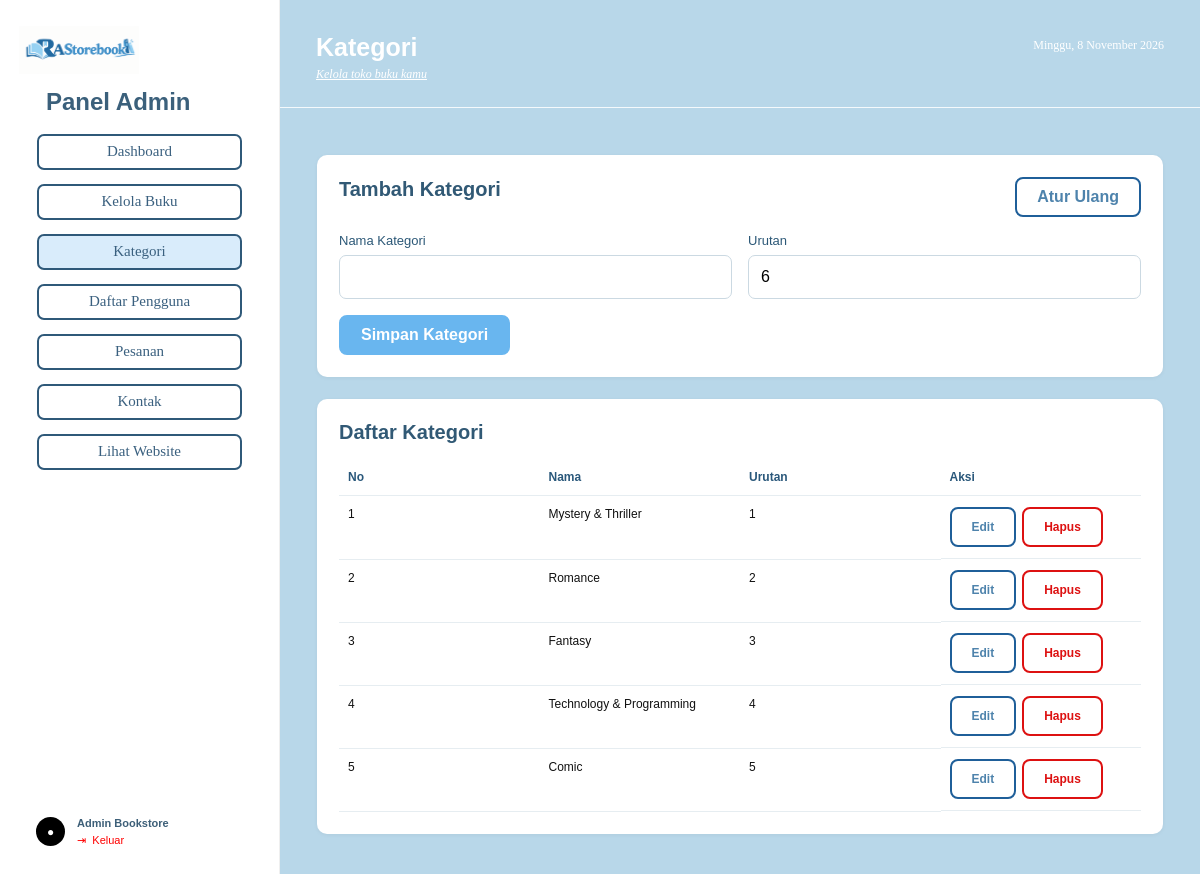
Screenshot of /admin/categories.php (signed in) with the database file from the repository.
### tables this page shows
CREATE TABLE categories(
    id INT AUTO_INCREMENT PRIMARY KEY,
    name VARCHAR(100) NOT NULL UNIQUE,
    sort_order INT NOT NULL,
    created_at TIMESTAMP DEFAULT CURRENT_TIMESTAMP
);

### includes/functions.php (called while the page is built, shortened)
<?php
function e($value)
{
    return htmlspecialchars(
        (string) $value,
        ENT_QUOTES,
        'UTF-8'
    );
}
?>

### admin/categories.php (the view, shortened to what this page needs)
<?php
require_once __DIR__ . '/../config/database.php';
require_once __DIR__ . '/../includes/functions.php';
$edit = null;
$rows = $pdo->query(
    'SELECT * FROM categories ORDER BY sort_order, id'
)->fetchAll();
require __DIR__ . '/../includes/admin_header.php';
?>
<div class="admin-panel">
    <div class="toolbar">
        <h2>
            <?= $edit ? 'Edit Kategori' : 'Tambah Kategori' ?>
        </h2>
        <a
            class="btn btn-outline admin-actions"
            href="categories.php"
        >
            Atur Ulang
        </a>
    </div>
    <form class="form-grid" method="post">
        <div>
            <label>Nama Kategori</label>
            <input
                name="name"
                value="<?= e($edit['name'] ?? '') ?>"
                required
            >
        </div>
        <div>
            <label>Urutan</label>
            <input
                type="number"
                name="sort_order"
                value="<?= e($edit['sort_order'] ?? (((int)$pdo->query('SELECT COALESCE(MAX(sort_order),0) FROM categories')->fetchColumn()) + 1)) ?>"
            >
        </div>
        <div class="full">
            <button
                class="btn btn-primary"
                type="submit"
            >
                Simpan Kategori
            </button>
        </div>
    </form>
</div>
<div class="admin-panel">
    <h2>Daftar Kategori</h2>
    <div class="table-wrap">
        <table class="data-table">
            <thead>
                <tr>
                    <th>No</th>
                    <th>Nama</th>
                    <th>Urutan</th>
                    <th>Aksi</th>
                </tr>
            </thead>
            <tbody>
                <?php foreach ($rows as $index => $row): ?>
                    <tr>
                        <td><?= $index + 1 ?></td>
                        <td><?= e($row['name']) ?></td>
                        <td><?= e($row['sort_order']) ?></td>
                        <td class="actions">
                            <a
                                class="btn btn-outline admin-actions"
                                href="?edit=<?= $row['id'] ?>"
                            >
                                Edit
                            </a>
                            <a
                                class="btn admin-actions"
                                style="color: #d11; border-color: #d11"
                                data-confirm="Hapus kategori ini?"
                                href="?delete=<?= $row['id'] ?>"
                            >
                                Hapus
                            </a>
                        </td>
                    </tr>
                <?php endforeach; ?>
            </tbody>
        </table>
    </div>
</div>
<?php require __DIR__ . '/../includes/admin_footer.php'; ?>

### assets/css/style.css (style rules this page uses)
:root { --navy:#1f5279; --navy-dark:#143b59; --blue:#a9d7f6; --blue-soft:#edf9ff; --blue-pale:#dff1ff; --blue-panel:#b8d8ea; --line:#1f5f99; --ink:#111; --muted:#73787c; --white:#fff; --red:#ef3b3b; --green:#1f8a52; --shadow:0 3px 14px rgba(16,56,84,.10); }
* { box-sizing:border-box; }
html { scroll-behavior:smooth; }
body { margin:0; color:var(--ink); font-family:"Poppins",Arial,sans-serif; background:#fff; }
a { text-decoration:none; color:inherit; }
button,input,select,textarea { font:inherit; }
button { cursor:pointer; }
.btn { display:inline-flex; align-items:center; justify-content:center; min-height:40px; padding:9px 20px; border-radius:8px; border:2px solid var(--line); font-weight:600; transition:.2s; }
.btn-primary { background:#69b6ef; color:#fff; border-color:#69b6ef; }
.btn-outline { background:#fff; color:#4e83ac; }
.form-grid { display:grid; grid-template-columns:repeat(2, minmax(0, 1fr)); gap:16px; min-width:0; }
.form-grid .full { grid-column:1/-1; }
.form-grid label { font-size:13px; color:#2c5877; display:block; margin-bottom:7px; }
.form-grid input,.form-grid select,.form-grid textarea { width:100%; padding:12px; border:1px solid #cbd9e2; border-radius:7px; outline:0; background:#fff; }
.table-wrap { width:100%; max-width:100%; min-width:0; overflow-x:hidden; overflow-y:auto; }
.data-table { width:100%; max-width:100%; min-width:0; border-collapse:collapse; table-layout:fixed; }
.data-table th,.data-table td { padding:11px 9px; border-bottom:1px solid #e6edf1; text-align:left; font-size:12px; vertical-align:top; }
.data-table th { color:#2a587b; }
.admin-panel { width:100%; max-width:100%; min-width:0; margin-top:22px; padding:22px; box-sizing:border-box; border-radius:10px; background:#fff; box-shadow:0 1px 4px rgba(0,0,0,.05); }
.admin-panel h2 { margin:0 0 15px; color:#315975; font-size:20px; }
.toolbar { display:flex; justify-content:space-between; gap:10px; align-items:center; margin-bottom:16px; }
.actions { display:flex; gap:6px; flex-wrap:wrap; }
html, body { width: 100%; max-width: 100%; overflow-x: hidden; }
.form-grid > * { min-width: 0; }
.data-table th, .data-table td { min-width: 0; word-break: break-word; overflow-wrap: anywhere; }
.form-grid input, .form-grid select, .form-grid textarea { min-width: 0; max-width: 100%; }

### rows the page displays
categories: name "Mystery & Thriller", sort_order "1"
categories: name "Romance", sort_order "2"
categories: name "Fantasy", sort_order "3"
categories: name "Technology & Programming", sort_order "4"
categories: name "Comic", sort_order "5"

### other values shown
admin_user()['name'] "Admin Bookstore"
$page_title "Kategori"
tanggal_indonesia('now') "Minggu, 8 November 2026"
